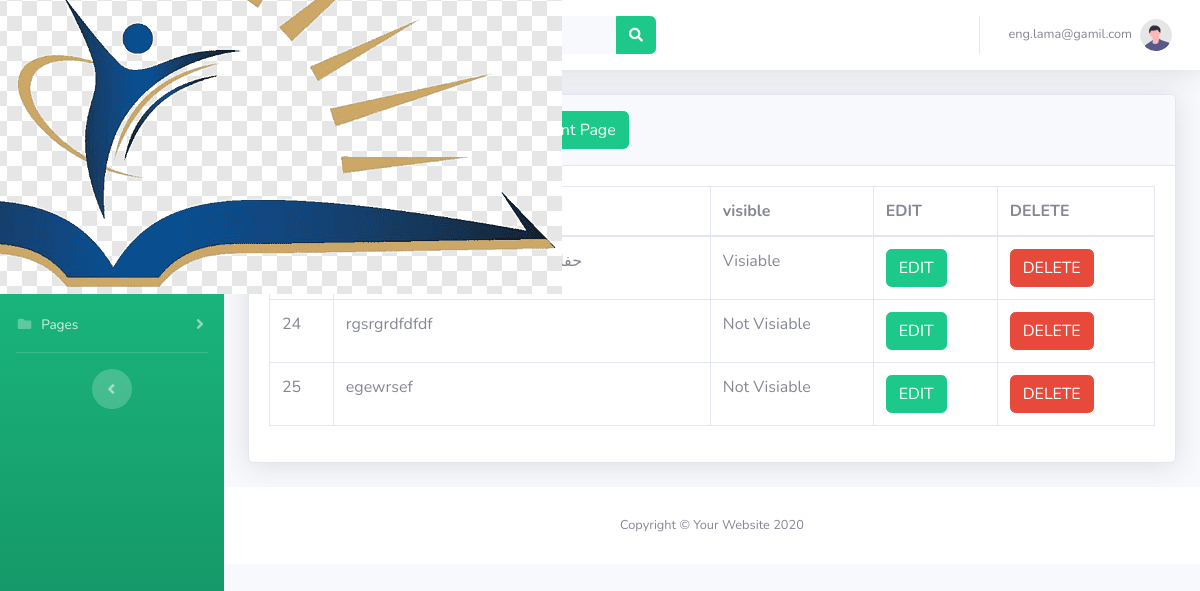
Screenshot of /Kindergartenpanel/advertisement.php (signed in) with the database file from the repository.
### tables this page shows
CREATE TABLE `advertisement` (
  `id` int(11) NOT NULL,
  `advertise` varchar(500) NOT NULL,
  `created_at` timestamp NOT NULL DEFAULT current_timestamp(),
  `visible` varchar(120) NOT NULL DEFAULT ''
);

### Kindergartenpanel/advertisement.php (the view, shortened to what this page needs)
<?php
include('includes/header.php');
include('includes/navbar.php');
?>
<div class="container-fluid">
    <div class="card shadow mb-4">
        <div class="card-header py-3">
            <h6 class="m-0 font-weight-bold text-success">Advertisement Page
                <button type="button" class="btn btn-success " data-toggle="modal" data-target="#addadvertisementpage">
                    Add advertisement Page
                </button>
            </h6>
        </div>
        <div class="card-body">
            <div class="table-responsive">
                <?php
                $connection = mysqli_connect("localhost", "root", "", "kindergartenpanel");
                $query = "SELECT * FROM advertisement ";
                $query_run = mysqli_query($connection, $query);
                ?>
                <table class="table table-bordered" id="dataTable" width="100%" cellspacing="0">
                    <thead>
                        <tr>
                            <th>ID</th>
                            <th>advertise</th>
                            <th>visible</th>
                            <th>EDIT</th>
                            <th>DELETE</th>
                        </tr>
                    </thead>
                    <tbody>
                        <?php
                        if (mysqli_num_rows($query_run) > 0) {
                            while ($row = mysqli_fetch_assoc($query_run)) {
                        ?>
                                <tr>
                                    <td><?php echo $row['id']; ?></td>
                                    <td><?php echo $row['advertise']; ?></td>
                                    <td><?php if($row['visible'] == 1){echo "Visiable";}else{echo "Not Visiable ";} ?></td>
                                    <td>
                                        <form action="advertisement_edit.php" method="post">
                                            <button type="submit" name="advertisement_edit_btn" class="btn btn-success">EDIT</button>
                                        </form>
                                    </td>
                                    <td>
                                        <form action="code.php" method="post">
                                            <button type="submit" name="deleteadvertisement_btn" class="btn btn-danger"> DELETE</button>
                                        </form>
                                    </td>
                                </tr>
                        <?php
                            }
                        } else {
                            echo "No Record Found";
                        }
                        ?>
                    </tbody>
                </table>
            </div>
        </div>
    </div>
</div>
<?php
include('includes/footer.php');
?>

### rows the page displays
advertisement: advertise "حفل…", visible "Visiable"
advertisement: id "24", advertise "rgsrgrdfdfdf", visible "Not Visiable"
advertisement: id "25", advertise "egewrsef", visible "Not Visiable"

### other values shown
$_SESSION['username'] "eng.lama@gamil.com"
